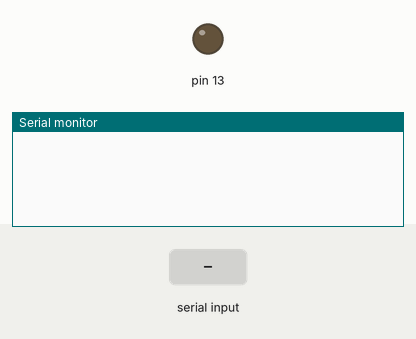
Recording of a sketch running on a simulated Arduino Mega 2560, built with avr-gcc and run on an emulated ATmega2560. Parts: output pins drawn as LEDs (lit = HIGH), the last lines printed to the serial monitor. The test bench sets the inputs (shaded band).

Above: at 1.2 s.
1.3 s: "A" received over the second serial link
At 2.5 s:
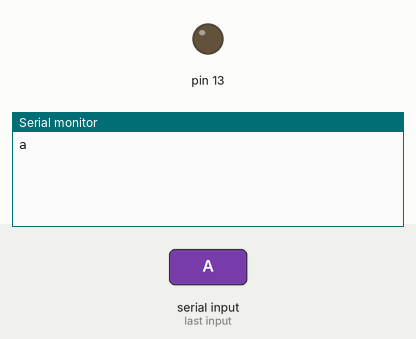
2.8 s: "C" received over the second serial link
At 3.8 s:
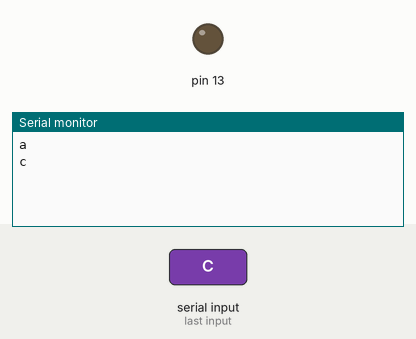

Measured:
- after the input at 1.3 s, the serial monitor: prints a new line at once (image 1)
- after the input at 2.8 s, the serial monitor: prints a new line at once (image 2)

The sketch:

ARDUINO_XBEE.ino
```cpp
byte inByte;

void setup()
{
Serial1.begin(9600); // Iniciamos el puerto serie a 9600 SIEMPRE, SIEMPRE ,SIEMPRE hay que empezar por esto.
Serial.begin(9600);
pinMode(13,OUTPUT);
}
void loop()
{
if (Serial1.available() > 0) { // Comprobamos si en el buffer (sála de espera) hay algo…..si lo hay entramos en el IF.
inByte = Serial1.read(); // leemos el primer caracter del buffer
if(inByte==65){ //Si inByte== a la letra a
Serial.println("a");}
if(inByte==67){ //Si inByte== a la letra c
Serial.println("c");}
}
}
```
